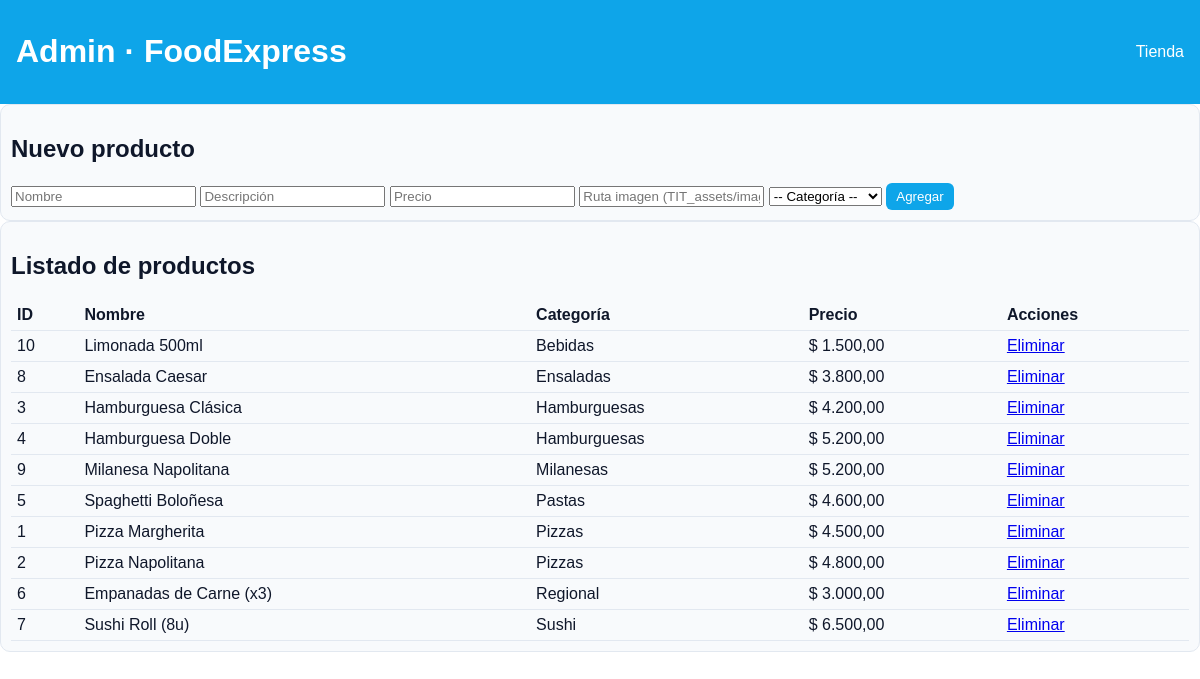
Screenshot of /includes/TIT_admin.php with the database file from the repository.
### tables this page shows
CREATE TABLE TIT_productos (
  id INT AUTO_INCREMENT PRIMARY KEY,
  nombre VARCHAR(120) NOT NULL,
  descripcion TEXT,
  precio DECIMAL(10,2) NOT NULL,
  imagen VARCHAR(255) DEFAULT NULL,
  categoria_id INT NOT NULL,
  FOREIGN KEY (categoria_id) REFERENCES TIT_categorias(id) ON DELETE RESTRICT
);

CREATE TABLE TIT_categorias (
  id INT AUTO_INCREMENT PRIMARY KEY,
  nombre VARCHAR(80) NOT NULL
);

### includes/TIT_admin.php (the view, shortened to what this page needs)
<?php include("TIT_conexion.php"); ?>
<!doctype html>
<html lang="es">
<head>
<link rel="stylesheet" href="../css/TIT_estilos.css">
</head>
<body>
<header class="top"><h1>Admin · FoodExpress</h1><nav><a href="../index.php">Tienda</a></nav></header>
<section class="card">
  <h2>Nuevo producto</h2>
  <form method="post">
    <input name="nombre" placeholder="Nombre" required>
    <input name="descripcion" placeholder="Descripción" required>
    <input name="precio" type="number" step="0.01" min="0.01" placeholder="Precio" required>
    <input name="imagen" placeholder="Ruta imagen (TIT_assets/images/pizza.svg)">
    <select name="categoria_id" required>
      <option value="">-- Categoría --</option>
    </select>
    <button type="submit" name="agregar">Agregar</button>
  </form>
</section>
<section class="card">
  <h2>Listado de productos</h2>
  <table class="tabla">
    <thead><tr><th>ID</th><th>Nombre</th><th>Categoría</th><th>Precio</th><th>Acciones</th></tr></thead>
    <tbody>
    <?php
      $r = mysqli_query($TIT_conn,"SELECT p.id,p.nombre,p.precio,c.nombre AS categoria FROM TIT_productos p JOIN TIT_categorias c ON c.id=p.categoria_id ORDER BY c.nombre,p.nombre");
      while($p = mysqli_fetch_assoc($r)){
        echo "<tr>
          <td>{$p['id']}</td>
          <td>".htmlspecialchars($p['nombre'])."</td>
          <td>".htmlspecialchars($p['categoria'])."</td>
          <td>$ ".number_format($p['precio'],2,',','.')."</td>
          <td><a href='?eliminar={$p['id']}'>Eliminar</a></td>
        </tr>";
      }
    ?>
    </tbody>
  </table>
</section>
</body>
</html>

### css/TIT_estilos.css (style rules this page uses)
:root { --bg:#fff;--text:#0f172a;--muted:#64748b;--card:#f8fafc;--accent:#0ea5e9;--border:#e2e8f0 }
* { box-sizing:border-box }
body { margin:0;font-family:Arial,Helvetica,sans-serif;background:var(--bg);color:var(--text) }
.top { display:flex;justify-content:space-between;align-items:center;padding:12px 16px;background:var(--accent);color:#fff }
.top a { color:#fff;text-decoration:none;margin-left:10px }
.card { border:1px solid var(--border);border-radius:10px;padding:10px;background:var(--card) }
button { background:var(--accent);color:#fff;border:none;padding:6px 10px;border-radius:6px;cursor:pointer }
.tabla { width:100%;border-collapse:collapse }
.tabla th,.tabla td { border-bottom:1px solid var(--border);padding:6px;text-align:left }

### rows the page displays
tit_productos: id "10", nombre "Limonada 500ml", categoria.nombre "Bebidas", precio "1.500,00"
tit_productos: id "8", nombre "Ensalada Caesar", categoria.nombre "Ensaladas", precio "3.800,00"
tit_productos: id "3", nombre "Hamburguesa Clásica", categoria.nombre "Hamburguesas", precio "4.200,00"
tit_productos: id "4", nombre "Hamburguesa Doble", categoria.nombre "Hamburguesas", precio "5.200,00"
tit_productos: id "9", nombre "Milanesa Napolitana", categoria.nombre "Milanesas", precio "5.200,00"
tit_productos: id "5", nombre "Spaghetti Boloñesa", categoria.nombre "Pastas", precio "4.600,00"
tit_productos: id "1", nombre "Pizza Margherita", categoria.nombre "Pizzas", precio "4.500,00"
tit_productos: id "2", nombre "Pizza Napolitana", categoria.nombre "Pizzas", precio "4.800,00"
tit_productos: id "6", nombre "Empanadas de Carne (x3)", categoria.nombre "Regional", precio "3.000,00"
tit_productos: id "7", nombre "Sushi Roll (8u)", categoria.nombre "Sushi", precio "6.500,00"
